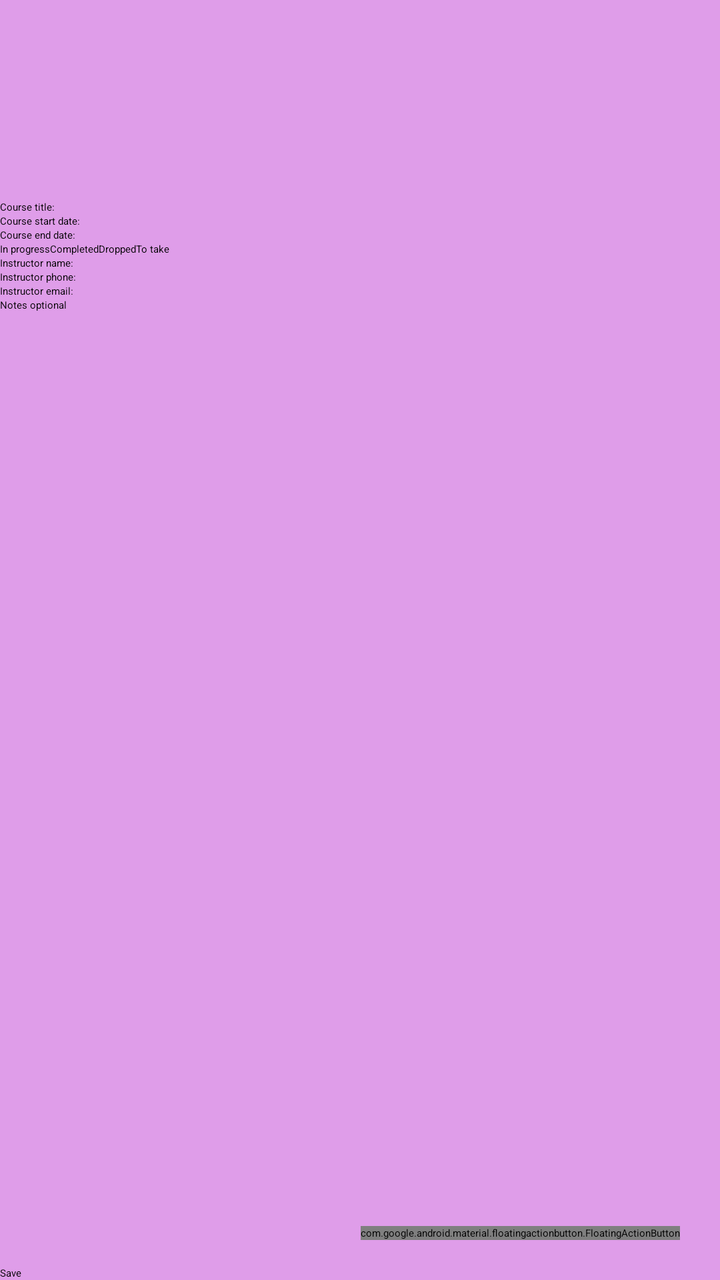
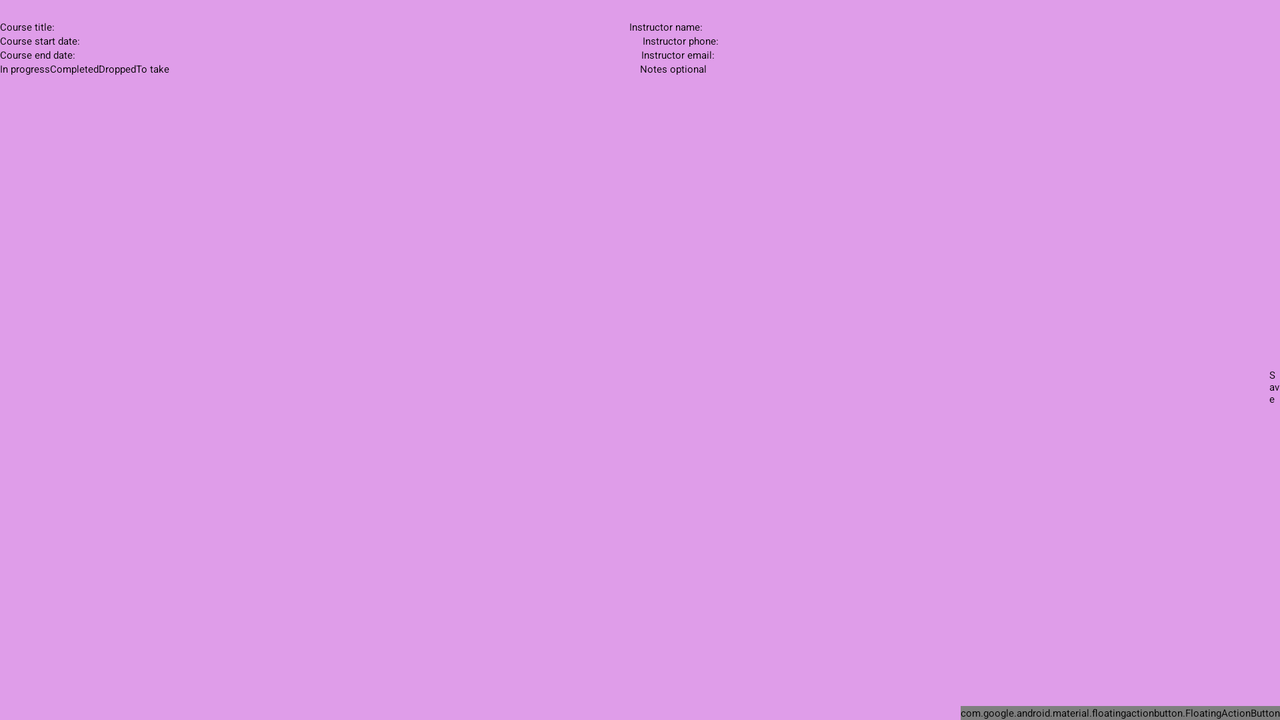

The same Android screen from two of the app's own layout files: first res/layout/ as a phone draws it, then the repository's variant for another configuration, drawn on a device whose configuration selects that folder. Both files follow.
<!-- AndroidManifest.xml: application theme Theme.StudentScheduler -->
<!-- res/layout/activity_assessment_list_and_course_details.xml -->
<?xml version="1.0" encoding="utf-8"?>
<androidx.constraintlayout.widget.ConstraintLayout xmlns:android="http://schemas.android.com/apk/res/android"
    xmlns:app="http://schemas.android.com/apk/res-auto"
    xmlns:tools="http://schemas.android.com/tools"
    android:layout_width="match_parent"
    android:layout_height="match_parent"
    android:background = "@color/magenta"
    tools:context=".UI.AssessmentListAndCourseDetails">

    <ScrollView
        android:id="@+id/courseDetailScrollView"
        android:layout_width="match_parent"
        android:layout_height="wrap_content"
        android:paddingVertical="100sp"
        app:layout_constraintEnd_toEndOf="parent"
        app:layout_constraintStart_toStartOf="parent"
        app:layout_constraintTop_toTopOf="parent">

        <LinearLayout
            android:layout_width="match_parent"
            android:layout_height="wrap_content"
            android:orientation="vertical">


            <LinearLayout
                android:layout_width="match_parent"
                android:layout_height="wrap_content"
                android:orientation="horizontal">

                <TextView
                    android:layout_width="wrap_content"
                    android:layout_height="wrap_content"
                    android:text="Course title:" />

                <EditText
                    android:id="@+id/courseTitle"
                    android:layout_width="match_parent"
                    android:layout_height="wrap_content" />
            </LinearLayout>

            <LinearLayout
                android:layout_width="match_parent"
                android:layout_height="wrap_content"
                android:orientation="horizontal">

                <TextView
                    android:layout_width="wrap_content"
                    android:layout_height="wrap_content"
                    android:text="Course start date: " />

                <EditText
                    android:id="@+id/courseStartDate"
                    android:inputType="date"
                    android:layout_width="match_parent"
                    android:layout_height="wrap_content"
                    />
            </LinearLayout>

            <LinearLayout
                android:layout_width="match_parent"
                android:layout_height="wrap_content"
                android:orientation="horizontal">

                <TextView
                    android:layout_width="wrap_content"
                    android:layout_height="wrap_content"
                    android:text="Course end date: " />

                <EditText
                    android:id="@+id/courseEndDate"
                    android:inputType="date"
                    android:layout_width="match_parent"
                    android:layout_height="wrap_content" />
            </LinearLayout>



            <LinearLayout
                android:layout_width="match_parent"
                android:layout_height="wrap_content"
                android:orientation="horizontal">

                <RadioGroup
                    android:id="@+id/courseStatusRG"
                    android:layout_width="match_parent"
                    android:layout_height="match_parent"
                    android:orientation="horizontal">
                    <RadioButton
                        android:id="@+id/inProgressRB"
                        android:layout_width="wrap_content"
                        android:layout_height="wrap_content"
                        android:text = "In progress"
                        android:onClick="onCourseStatusRBClick"/>
                    <RadioButton
                        android:id="@+id/completedRB"
                        android:layout_width="wrap_content"
                        android:layout_height="wrap_content"
                        android:text = "Completed"
                        android:onClick="onCourseStatusRBClick"/>
                    <RadioButton
                        android:id="@+id/droppedRB"
                        android:layout_width="wrap_content"
                        android:layout_height="wrap_content"
                        android:text = "Dropped"
                        android:onClick="onCourseStatusRBClick"/>
                    <RadioButton
                        android:id="@+id/toTakeRB"
                        android:layout_width="wrap_content"
                        android:layout_height="wrap_content"
                        android:text = "To take"
                        android:onClick="onCourseStatusRBClick"/>

                </RadioGroup>

            </LinearLayout>

            <LinearLayout
                android:layout_width="match_parent"
                android:layout_height="wrap_content"
                android:orientation="vertical">

                <LinearLayout
                    android:layout_width="match_parent"
                    android:layout_height="wrap_content"
                    android:orientation="horizontal">

                <TextView
                    android:layout_width="wrap_content"
                    android:layout_height="wrap_content"
                    android:text="Instructor name: " />

                <EditText
                    android:layout_gravity="center"
                    android:id="@+id/instructorName"
                    android:layout_width="match_parent"
                    android:layout_height="wrap_content" />
                </LinearLayout>
                <LinearLayout
                    android:layout_width="match_parent"
                    android:layout_height="wrap_content"
                    android:orientation="horizontal">

                    <TextView
                        android:layout_width="wrap_content"
                        android:layout_height="wrap_content"
                        android:text="Instructor phone: " />

                    <EditText
                        android:layout_gravity="center"
                        android:inputType="phone"
                        android:id="@+id/instructorPhone"
                        android:layout_width="match_parent"
                        android:layout_height="wrap_content" />
                </LinearLayout>
                <LinearLayout
                    android:layout_width="match_parent"
                    android:layout_height="wrap_content"
                    android:orientation="horizontal">

                    <TextView
                        android:layout_width="wrap_content"
                        android:layout_height="wrap_content"
                        android:text="Instructor email: " />

                    <EditText
                        android:layout_gravity="center"
                        android:inputType="textEmailAddress"
                        android:id="@+id/instructorEmail"
                        android:layout_width="match_parent"
                        android:layout_height="wrap_content"/>
                </LinearLayout>

                <EditText
                    android:id = "@+id/courseNotes"
                    android:layout_width="match_parent"
                    android:layout_height="wrap_content"
                    android:hint="Notes optional"/>



            </LinearLayout>

        </LinearLayout>

    </ScrollView>


    <androidx.recyclerview.widget.RecyclerView
        android:id="@+id/assessmentRecView"
        android:layout_width="match_parent"
        android:layout_height="wrap_content"
        android:layout_margin="20sp"
        app:layout_constraintBottom_toTopOf="@+id/addCourseFAB"
        app:layout_constraintEnd_toEndOf="parent"
        app:layout_constraintStart_toStartOf="parent"
        app:layout_constraintTop_toBottomOf="@+id/courseDetailScrollView"
         />


    <Button
        android:id="@+id/saveCourseButton"
        android:layout_width="wrap_content"
        android:layout_height="wrap_content"
        android:onClick="saveCourse"
        android:text="Save"
        app:layout_constraintBottom_toBottomOf="parent"
        app:layout_constraintStart_toStartOf="parent"/>




    <com.google.android.material.floatingactionbutton.FloatingActionButton
        android:id="@+id/addCourseFAB"
        android:layout_width="wrap_content"
        android:layout_height="wrap_content"
        android:clickable="true"
        android:onClick="addAssessment"
        android:layout_margin="20sp"
        app:layout_constraintBottom_toBottomOf="parent"
        app:layout_constraintEnd_toEndOf="parent"
        app:srcCompat="@android:drawable/ic_input_add" />

</androidx.constraintlayout.widget.ConstraintLayout>
<!-- resources referenced by this layout -->
<resources>
  <color name="magenta">#DF9DE9</color>
  <style name="Theme.StudentScheduler" parent="Theme.MaterialComponents.DayNight.DarkActionBar">
          
          <item name="colorPrimary">@color/light_navy</item>
          <item name="colorPrimaryVariant">@color/navy</item>
          <item name="colorOnPrimary">@color/white</item>
          
          <item name="colorSecondary">@color/navy</item>
          <item name="colorSecondaryVariant">@color/light_navy</item>
          <item name="colorOnSecondary">@color/white</item>
          
          <item name="android:statusBarColor" tools:targetApi="l">?attr/colorPrimaryVariant</item>
          
      </style>
  <color name="light_navy">#7C92FF</color>
  <color name="navy">#001682</color>
  <color name="white">#FFFFFFFF</color>
</resources>
<!-- res/layout-land/activity_assessment_list_and_course_details.xml (the repository's variant of the layout above) -->
<!-- drawn on the phone turned sideways -->
<?xml version="1.0" encoding="utf-8"?>
<androidx.constraintlayout.widget.ConstraintLayout xmlns:android="http://schemas.android.com/apk/res/android"
    xmlns:app="http://schemas.android.com/apk/res-auto"
    xmlns:tools="http://schemas.android.com/tools"
    android:layout_width="match_parent"
    android:layout_height="match_parent"
    android:background = "@color/magenta"
    tools:context=".UI.AssessmentListAndCourseDetails">

    <ScrollView
        android:id="@+id/courseDetailScrollView"
        android:layout_width="match_parent"
        android:layout_height="wrap_content"
        android:paddingVertical="10sp"
        app:layout_constraintEnd_toEndOf="parent"
        app:layout_constraintStart_toStartOf="parent"
        app:layout_constraintTop_toTopOf="parent">

        <LinearLayout
            android:layout_width="match_parent"
            android:layout_height="wrap_content"
            android:orientation="vertical">


            <LinearLayout
                android:layout_width="match_parent"
                android:layout_height="wrap_content"
                android:orientation="horizontal">

                <TextView
                    android:layout_width="wrap_content"
                    android:layout_height="wrap_content"
                    android:text="Course title:" />

                <EditText
                    android:id="@+id/courseTitle"
                    android:layout_width="match_parent"
                    android:layout_height="wrap_content"
                    android:layout_weight="1"/>
                <TextView
                    android:layout_width="wrap_content"
                    android:layout_height="wrap_content"
                    android:text="Instructor name: " />

                <EditText
                    android:id="@+id/instructorName"
                    android:layout_width="match_parent"
                    android:layout_height="wrap_content"
                    android:layout_gravity="center"
                    android:layout_weight="1" />
            </LinearLayout>

            <LinearLayout
                android:layout_width="match_parent"
                android:layout_height="wrap_content"
                android:orientation="horizontal">

                <TextView
                    android:layout_width="wrap_content"
                    android:layout_height="wrap_content"
                    android:text="Course start date: " />

                <EditText
                    android:id="@+id/courseStartDate"
                    android:inputType="date"
                    android:layout_width="match_parent"
                    android:layout_height="wrap_content"
                    android:layout_weight="1" />
                <TextView
                    android:layout_width="wrap_content"
                    android:layout_height="wrap_content"
                    android:text="Instructor phone: " />

                <EditText
                    android:layout_gravity="center"
                    android:inputType="phone"
                    android:id="@+id/instructorPhone"
                    android:layout_width="match_parent"
                    android:layout_height="wrap_content"
                    android:layout_weight="1"/>
            </LinearLayout>

            <LinearLayout
                android:layout_width="match_parent"
                android:layout_height="wrap_content"
                android:orientation="horizontal">

                <TextView
                    android:layout_width="wrap_content"
                    android:layout_height="wrap_content"
                    android:text="Course end date: " />

                <EditText
                    android:id="@+id/courseEndDate"
                    android:inputType="date"
                    android:layout_width="match_parent"
                    android:layout_height="wrap_content"
                    android:layout_weight="1"/>
                <TextView
                    android:layout_width="wrap_content"
                    android:layout_height="wrap_content"
                    android:text="Instructor email: " />

                <EditText
                    android:layout_gravity="center"
                    android:inputType="textEmailAddress"
                    android:id="@+id/instructorEmail"
                    android:layout_width="match_parent"
                    android:layout_height="wrap_content"
                    android:layout_weight="1"/>
            </LinearLayout>



            <LinearLayout
                android:layout_width="match_parent"
                android:layout_height="wrap_content"
                android:orientation="horizontal">

                <RadioGroup
                    android:id="@+id/courseStatusRG"
                    android:layout_width="match_parent"
                    android:layout_height="match_parent"
                    android:orientation="horizontal"
                    android:layout_weight="1">
                    <RadioButton
                        android:id="@+id/inProgressRB"
                        android:layout_width="wrap_content"
                        android:layout_height="wrap_content"
                        android:text = "In progress"
                        android:onClick="onCourseStatusRBClick"/>
                    <RadioButton
                        android:id="@+id/completedRB"
                        android:layout_width="wrap_content"
                        android:layout_height="wrap_content"
                        android:text = "Completed"
                        android:onClick="onCourseStatusRBClick"/>
                    <RadioButton
                        android:id="@+id/droppedRB"
                        android:layout_width="wrap_content"
                        android:layout_height="wrap_content"
                        android:text = "Dropped"
                        android:onClick="onCourseStatusRBClick"/>
                    <RadioButton
                        android:id="@+id/toTakeRB"
                        android:layout_width="wrap_content"
                        android:layout_height="wrap_content"
                        android:text = "To take"
                        android:onClick="onCourseStatusRBClick"/>

                </RadioGroup>
                <EditText
                    android:id = "@+id/courseNotes"
                    android:layout_width="match_parent"
                    android:layout_height="wrap_content"
                    android:hint="Notes optional"
                    android:layout_weight="1"/>

            </LinearLayout>

        </LinearLayout>

    </ScrollView>

    <LinearLayout
        android:layout_width="match_parent"
        android:layout_height="wrap_content"
        android:orientation="horizontal"
        app:layout_constraintBottom_toBottomOf="parent"
        app:layout_constraintEnd_toEndOf="parent"
        app:layout_constraintStart_toStartOf="parent"
        app:layout_constraintTop_toBottomOf="@+id/courseDetailScrollView">

    <androidx.recyclerview.widget.RecyclerView
        android:id="@+id/assessmentRecView"
        android:layout_width="match_parent"
        android:layout_height="wrap_content"
        android:layout_margin="20sp"
        android:layout_weight="1" />


    <Button
        android:id="@+id/saveCourseButton"
        android:layout_width="wrap_content"
        android:layout_height="wrap_content"
        android:onClick="saveCourse"
        android:text="Save"
        android:layout_weight="1"/>

    </LinearLayout>




    <com.google.android.material.floatingactionbutton.FloatingActionButton
        android:id="@+id/addCourseFAB"
        android:layout_width="wrap_content"
        android:layout_height="wrap_content"
        android:clickable="true"
        android:onClick="addAssessment"
        app:layout_constraintBottom_toBottomOf="parent"
        app:layout_constraintEnd_toEndOf="parent"
        app:srcCompat="@android:drawable/ic_input_add" />

</androidx.constraintlayout.widget.ConstraintLayout>
